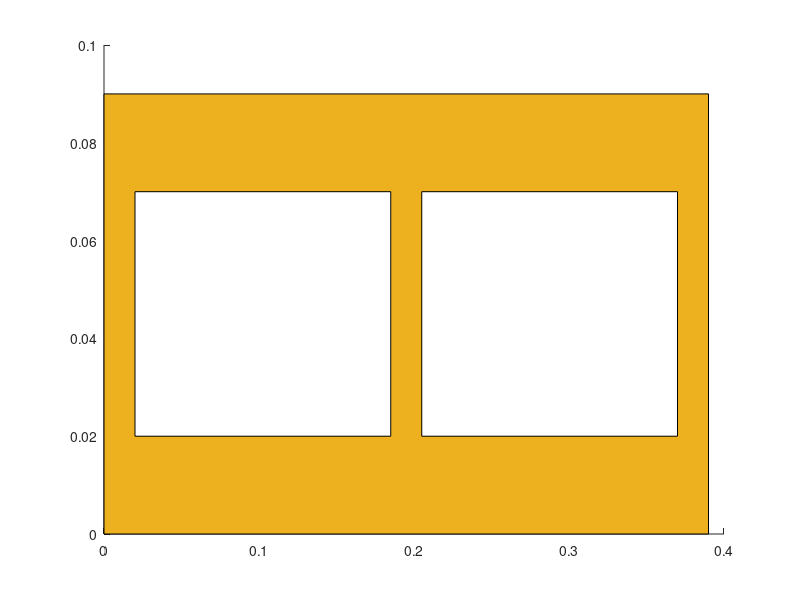

Write MATLAB code to recreate this figure.
close all; clc; clear;

B =	0.09;
H = 0.19;
L = 0.39;

e1 = 0e-2;
e2 = 0e-2;
e  = 0e-2;

k_rv1 = 1.15; ce_rv1 = 1.00; p_rv1 = 1800;
k_cer = 1.75; ce_cer = 1.00; p_cer = 2400;
k_rv2 = 1.15; ce_rv2 = 1.00; p_rv2 = 1800;
k_arg = 1.15; ce_arg = 1.00; p_arg = 1800;

Lvet = [2, 16.5, 2, 16.5, 2]*1e-2;

Bmat = zeros(5,3);
Bmat(1,1)   =  B;
Bmat(2,1:3)   = [2, 5, 2]*1e-2;
Bmat(3,1)   =  B;
Bmat(4,:) = [2, 5, 2]*1e-2;
Bmat(5,1)   =  B;

figure()
hold on;
c = [0.9290 0.6940 0.1250]; 
fill([0 L L 0],[0 0 B B],c)      

Avet = H*Lvet;
RTvet = zeros(1,length(Lvet));
CTvet = zeros(1,length(Lvet));
area_vaz = 0;
for ii = 1:size(Bmat,1)
    RT = 0;
    CT = 0;
    for jj = 1:size(Bmat,2)
        val = Bmat(ii,jj);
        if val && rem(jj,2) 
            RT = RT + val/k_cer;
            CT = CT + val*ce_cer*p_cer; 
        end    
        if val && ~rem(jj,2)
            dl = Lvet(ii);
            db = Bmat(ii,jj);
            area_vaz = area_vaz + dl*db;
            L0 = sum(Lvet(1:ii-1));
            B0 = sum(Bmat(ii,1:jj-1));
            fill([L0 L0+dl L0+dl L0],[B0 B0 B0+db B0+db],'w')
            if val>=1e-2 && val<=2e-2
                RT = RT + 0.14;
            end
            if val>2e-2 && val<=5e-2
                RT = RT + 0.16;
            end
            if val>5e-2
                RT = RT + 0.17;
            end
        end
    end
    RTvet(ii) = RT;
    CTvet(ii) = CT;
end

%% BLOCK %%

RT_block = sum(Avet)/sum(Avet./RTvet);
UT_block = 1/(RT_block + 0.13 + 0.04);
CT_block = sum(Avet)/sum(Avet./CTvet);
      
%% BLOCK w/ REV %%

RT_block_rev = e1/k_rv1 + RT_block + e2/k_rv2 + 0.13 + 0.04;
UT_block_rev = 1/RT_block_rev;

CT_block_rev = e1*ce_rv1*p_rv1 + CT_block + e2*ce_rv2*p_rv2;

%% PRISM %%

SA = L*e;
SB = L*H;

RTA = e1/k_rv1 + B/k_arg + e2/k_rv2;
RTB = e1/k_rv1 + RT_block + e2/k_rv2;

RT_prism = (SA + 2*SB)/(SA/RTA + 2*SB/RTB) + 0.13 + 0.04;
UT_prism = 1/RT_prism;

CTA = e1*ce_rv1*p_rv1 + B*ce_arg*p_arg + e2*ce_rv2*p_rv2;
CTB = e1*ce_rv1*p_rv1 + CT_block + e2*ce_rv2*p_rv2;

CT_prism = (SA + 2*SB)/(SA/CTA + 2*SB/CTB);

%% WALL %%

SA = L*e + (H + e)*e;
SB = L*H;

% RTA = e1/k_rv1 + B/k_arg + e2/k_rv2;
% RTB = e1/k_rv1 + RT_block + e2/k_rv2;

RT_wall = (SA + SB)/(SA/RTA + SB/RTB) + 0.13 + 0.04;
UT_wall = 1/RT_wall;

% CTA = e1*ce_rv1*p_rv1 + B*ce_arg*p_arg + e2*ce_rv2*p_rv2;
% CTB = e1*ce_rv1*p_rv1 + CT_block + e2*ce_rv2*p_rv2;

CT_wall = (SA + SB)/(SA/CTA + SB/CTB);

area_brut = B*L;
area_liq = B*L-area_vaz;
ratio_area = area_liq/area_brut;
fprintf(' ===================================================================== \n')
fprintf('     Área Bruta: [cm2] = %6.3f, Área Líquida: [cm2] = %6.3f \n',area_brut*1e4,area_liq*1e4);
fprintf('            =>   Al/Ab = %6.3f \n',ratio_area);
fprintf(' ===================================================================== \n')
fprintf('          Bloco: UT [W/(m2K)] = %6.3f, CT [kJ/(m2K)] = %6.3f \n',UT_block,CT_block);
fprintf('Bloco Revestido: UT [W/(m2K)] = %6.3f, CT [kJ/(m2K)] = %6.3f \n',UT_block_rev,CT_block_rev);
fprintf('         Prisma: UT [W/(m2K)] = %6.3f, CT [kJ/(m2K)] = %6.3f \n',UT_prism,CT_prism);
fprintf('         Parede: UT [W/(m2K)] = %6.3f, CT [kJ/(m2K)] = %6.3f \n',UT_wall,CT_wall);
